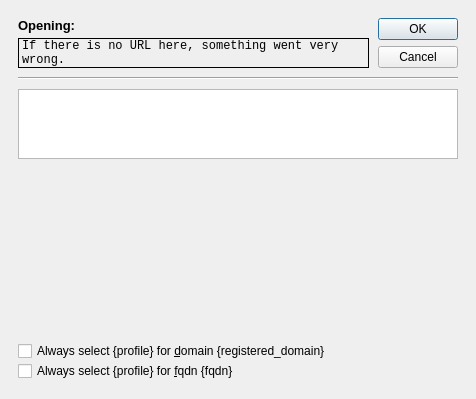
<?xml version="1.0" encoding="UTF-8"?>
<ui version="4.0">
    <class>Dialog</class>
    <widget class="QDialog" name="Dialog">
        <property name="geometry">
            <rect>
                <x>0</x>
                <y>0</y>
                <width>476</width>
                <height>399</height>
            </rect>
        </property>
        <property name="sizePolicy">
            <sizepolicy hsizetype="Expanding" vsizetype="Expanding">
                <horstretch>0</horstretch>
                <verstretch>0</verstretch>
            </sizepolicy>
        </property>
        <property name="windowTitle">
            <string>Select your profile</string>
        </property>
        <property name="autoFillBackground">
            <bool>true</bool>
        </property>
        <layout class="QVBoxLayout" name="verticalLayout">
            <property name="spacing">
                <number>9</number>
            </property>
            <property name="leftMargin">
                <number>18</number>
            </property>
            <property name="topMargin">
                <number>18</number>
            </property>
            <property name="rightMargin">
                <number>18</number>
            </property>
            <property name="bottomMargin">
                <number>18</number>
            </property>
            <item>
                <layout class="QHBoxLayout" name="horizontalLayout_2">
                    <property name="spacing">
                        <number>9</number>
                    </property>
                    <property name="sizeConstraint">
                        <enum>QLayout::SizeConstraint::SetMinimumSize</enum>
                    </property>
                    <item>
                        <layout class="QVBoxLayout" name="verticalLayout_2">
                            <property name="spacing">
                                <number>5</number>
                            </property>
                            <property name="topMargin">
                                <number>0</number>
                            </property>
                            <property name="bottomMargin">
                                <number>0</number>
                            </property>
                            <item alignment="Qt::AlignmentFlag::AlignBottom">
                                <widget class="QLabel" name="op_label">
                                    <property name="sizePolicy">
                                        <sizepolicy hsizetype="Expanding" vsizetype="Fixed">
                                            <horstretch>0</horstretch>
                                            <verstretch>0</verstretch>
                                        </sizepolicy>
                                    </property>
                                    <property name="sizeIncrement">
                                        <size>
                                            <width>0</width>
                                            <height>0</height>
                                        </size>
                                    </property>
                                    <property name="font">
                                        <font>
                                            <bold>true</bold>
                                        </font>
                                    </property>
                                    <property name="autoFillBackground">
                                        <bool>true</bool>
                                    </property>
                                    <property name="lineWidth">
                                        <number>0</number>
                                    </property>
                                    <property name="text">
                                        <string>&lt;html&gt;&lt;head/&gt;&lt;body&gt;&lt;p&gt;&lt;span style=&quot; font-size:10pt;&quot;&gt;Opening:&lt;/span&gt;&lt;/p&gt;&lt;/body&gt;&lt;/html&gt;</string>
                                    </property>
                                    <property name="alignment">
                                        <set>Qt::AlignmentFlag::AlignBottom|Qt::AlignmentFlag::AlignLeading|Qt::AlignmentFlag::AlignLeft</set>
                                    </property>
                                    <property name="margin">
                                        <number>0</number>
                                    </property>
                                    <property name="indent">
                                        <number>0</number>
                                    </property>
                                    <property name="textInteractionFlags">
                                        <set>Qt::TextInteractionFlag::NoTextInteraction</set>
                                    </property>
                                </widget>
                            </item>
                            <item alignment="Qt::AlignmentFlag::AlignBottom">
                                <widget class="QLabel" name="url_label">
                                    <property name="sizePolicy">
                                        <sizepolicy hsizetype="Expanding" vsizetype="Fixed">
                                            <horstretch>0</horstretch>
                                            <verstretch>0</verstretch>
                                        </sizepolicy>
                                    </property>
                                    <property name="minimumSize">
                                        <size>
                                            <width>0</width>
                                            <height>23</height>
                                        </size>
                                    </property>
                                    <property name="font">
                                        <font>
                                            <family>Consolas</family>
                                        </font>
                                    </property>
                                    <property name="autoFillBackground">
                                        <bool>true</bool>
                                    </property>
                                    <property name="frameShape">
                                        <enum>QFrame::Shape::Panel</enum>
                                    </property>
                                    <property name="lineWidth">
                                        <number>1</number>
                                    </property>
                                    <property name="text">
                                        <string>If there is no URL here, something went very wrong.</string>
                                    </property>
                                    <property name="alignment">
                                        <set>Qt::AlignmentFlag::AlignLeading|Qt::AlignmentFlag::AlignLeft|Qt::AlignmentFlag::AlignVCenter</set>
                                    </property>
                                    <property name="wordWrap">
                                        <bool>true</bool>
                                    </property>
                                    <property name="margin">
                                        <number>2</number>
                                    </property>
                                    <property name="openExternalLinks">
                                        <bool>false</bool>
                                    </property>
                                    <property name="textInteractionFlags">
                                        <set>Qt::TextInteractionFlag::TextSelectableByMouse</set>
                                    </property>
                                </widget>
                            </item>
                        </layout>
                    </item>
                    <item>
                        <layout class="QVBoxLayout" name="verticalLayout_4">
                            <item>
                                <widget class="QDialogButtonBox" name="buttonBox">
                                    <property name="sizePolicy">
                                        <sizepolicy hsizetype="Fixed" vsizetype="Fixed">
                                            <horstretch>0</horstretch>
                                            <verstretch>0</verstretch>
                                        </sizepolicy>
                                    </property>
                                    <property name="cursor">
                                        <cursorShape>ArrowCursor</cursorShape>
                                    </property>
                                    <property name="autoFillBackground">
                                        <bool>true</bool>
                                    </property>
                                    <property name="orientation">
                                        <enum>Qt::Orientation::Vertical</enum>
                                    </property>
                                    <property name="standardButtons">
                                        <set>QDialogButtonBox::StandardButton::Cancel|QDialogButtonBox::StandardButton::Ok</set>
                                    </property>
                                    <property name="centerButtons">
                                        <bool>false</bool>
                                    </property>
                                </widget>
                            </item>
                        </layout>
                    </item>
                </layout>
            </item>
            <item>
                <widget class="Line" name="line">
                    <property name="orientation">
                        <enum>Qt::Orientation::Horizontal</enum>
                    </property>
                </widget>
            </item>
            <item>
                <widget class="QTableView" name="tableView">
                    <property name="sizePolicy">
                        <sizepolicy hsizetype="Expanding" vsizetype="Preferred">
                            <horstretch>0</horstretch>
                            <verstretch>0</verstretch>
                        </sizepolicy>
                    </property>
                    <property name="sizeAdjustPolicy">
                        <enum>QAbstractScrollArea::SizeAdjustPolicy::AdjustToContents</enum>
                    </property>
                    <property name="editTriggers">
                        <set>QAbstractItemView::EditTrigger::NoEditTriggers</set>
                    </property>
                    <property name="showDropIndicator" stdset="0">
                        <bool>false</bool>
                    </property>
                    <property name="dragDropOverwriteMode">
                        <bool>false</bool>
                    </property>
                    <property name="alternatingRowColors">
                        <bool>true</bool>
                    </property>
                    <property name="selectionMode">
                        <enum>QAbstractItemView::SelectionMode::SingleSelection</enum>
                    </property>
                    <property name="selectionBehavior">
                        <enum>QAbstractItemView::SelectionBehavior::SelectRows</enum>
                    </property>
                    <property name="gridStyle">
                        <enum>Qt::PenStyle::SolidLine</enum>
                    </property>
                    <property name="cornerButtonEnabled">
                        <bool>false</bool>
                    </property>
                    <attribute name="horizontalHeaderShowSortIndicator" stdset="0">
                        <bool>true</bool>
                    </attribute>
                    <attribute name="horizontalHeaderStretchLastSection">
                        <bool>true</bool>
                    </attribute>
                    <attribute name="verticalHeaderVisible">
                        <bool>false</bool>
                    </attribute>
                </widget>
            </item>
            <item>
                <spacer name="verticalSpacer_2">
                    <property name="orientation">
                        <enum>Qt::Orientation::Vertical</enum>
                    </property>
                    <property name="sizeType">
                        <enum>QSizePolicy::Policy::Expanding</enum>
                    </property>
                    <property name="sizeHint" stdset="0">
                        <size>
                            <width>20</width>
                            <height>40</height>
                        </size>
                    </property>
                </spacer>
            </item>
            <item>
                <layout class="QVBoxLayout" name="verticalLayout_3">
                    <property name="spacing">
                        <number>0</number>
                    </property>
                    <item>
                        <widget class="QCheckBox" name="rd_checkbox">
                            <property name="text">
                                <string>Always select {profile} for &amp;domain {registered_domain}</string>
                            </property>
                        </widget>
                    </item>
                    <item>
                        <widget class="QCheckBox" name="fq_checkbox">
                            <property name="text">
                                <string>Always select {profile} for &amp;fqdn {fqdn}</string>
                            </property>
                            <property name="checkable">
                                <bool>true</bool>
                            </property>
                        </widget>
                    </item>
                </layout>
            </item>
        </layout>
    </widget>
    <resources/>
    <connections>
        <connection>
            <sender>buttonBox</sender>
            <signal>accepted()</signal>
            <receiver>Dialog</receiver>
            <slot>accept()</slot>
            <hints>
                <hint type="sourcelabel">
                    <x>248</x>
                    <y>254</y>
                </hint>
                <hint type="destinationlabel">
                    <x>157</x>
                    <y>274</y>
                </hint>
            </hints>
        </connection>
        <connection>
            <sender>buttonBox</sender>
            <signal>rejected()</signal>
            <receiver>Dialog</receiver>
            <slot>reject()</slot>
            <hints>
                <hint type="sourcelabel">
                    <x>316</x>
                    <y>260</y>
                </hint>
                <hint type="destinationlabel">
                    <x>286</x>
                    <y>274</y>
                </hint>
            </hints>
        </connection>
        <connection>
            <sender>tableView</sender>
            <signal>doubleClicked(QModelIndex)</signal>
            <receiver>Dialog</receiver>
            <slot>accept()</slot>
            <hints>
                <hint type="sourcelabel">
                    <x>145</x>
                    <y>171</y>
                </hint>
                <hint type="destinationlabel">
                    <x>194</x>
                    <y>184</y>
                </hint>
            </hints>
        </connection>
    </connections>
</ui>
